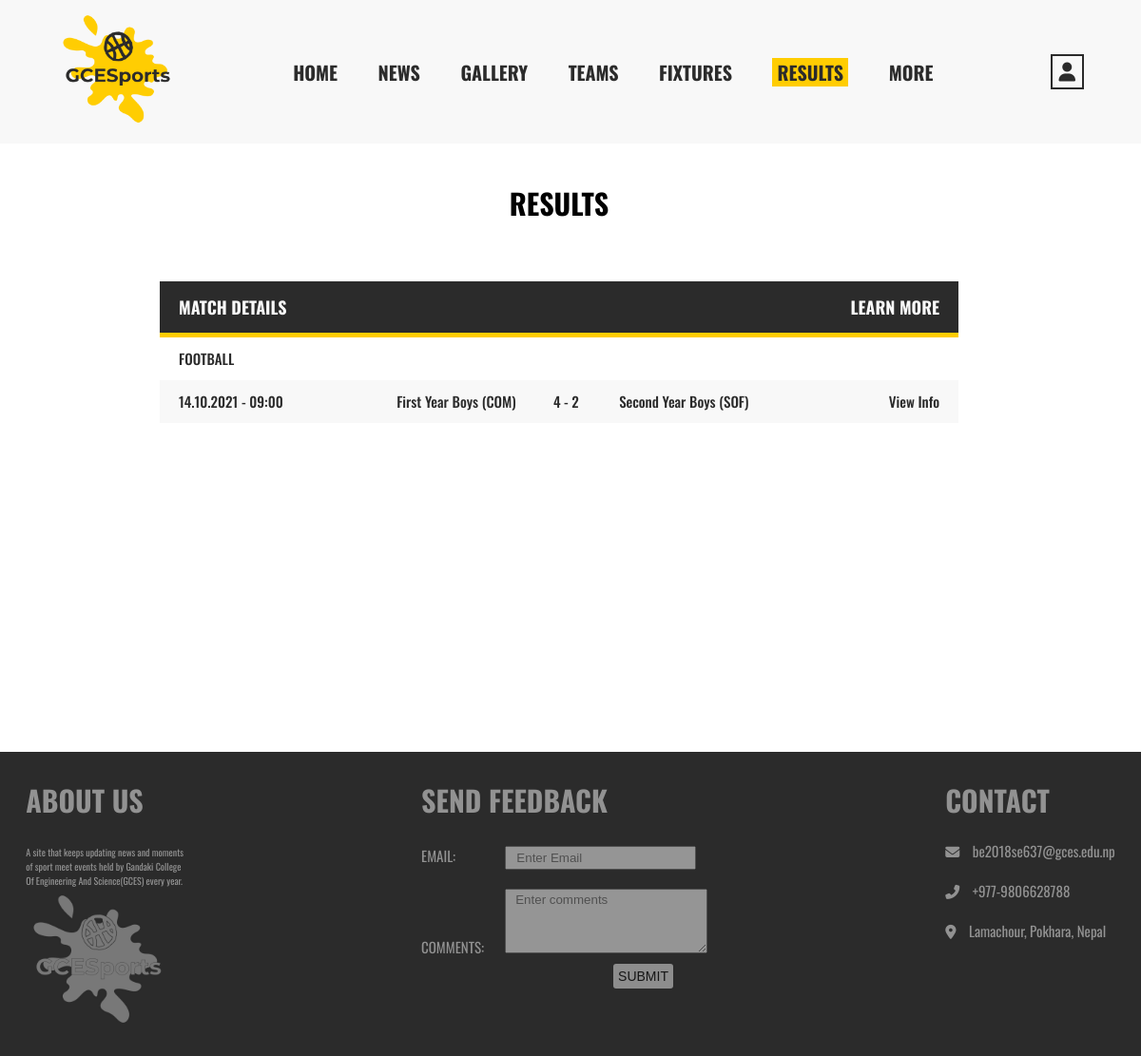
The page /results.php (signed in) on the database its author committed.
### tables this page shows
CREATE TABLE `resultspanel` (
  `id` int(255) NOT NULL,
  `sports` varchar(255) NOT NULL,
  `gender` varchar(255) NOT NULL,
  `firstname` varchar(255) NOT NULL,
  `firstfaculty` varchar(255) NOT NULL,
  `firstscore` varchar(255) NOT NULL,
  `secondname` varchar(255) NOT NULL,
  `secondfaculty` varchar(255) NOT NULL,
  `secondscore` varchar(255) NOT NULL,
  `date` date NOT NULL,
  `time` time NOT NULL,
  `title` varchar(255) NOT NULL,
  `info` text NOT NULL
);

### main/controllers/resultspanel.php (called while the page is built, shortened)
<?php
include(ROOT_PATH . '/main/database/db.php');
$prestable = 'resultspanel';
$results = selectAll($prestable);
?>

### main/database/db.php (called while the page is built, shortened)
<?php
require('connect.php');
function selectAll($table, $conditions = [])
{
    global $conn;
    $sql = "SELECT * FROM $table";
    if(empty($conditions)) {
        $stmt = $conn->prepare($sql);
        $stmt->execute();
        $records = $stmt->get_result()->fetch_all(MYSQLI_ASSOC);
        return $records;
    }
}

### results.php (the view, shortened to what this page needs)
<?php
include(ROOT_PATH . '/main/controllers/resultspanel.php');
?>
<!DOCTYPE html>
<html lang="en">
<head>
    <link rel="stylesheet" href="./src/style/results.css?v=<?php echo time(); ?>" />
    <link rel="stylesheet" href="./src/style/header.css?v=<?php echo time(); ?>" />
    <link rel="stylesheet" href="./src/style/footer.css?v=<?php echo time(); ?>" />
</head>
<body>
    <?php include(ROOT_PATH . '/main/includes/header.php'); ?>
    <section class="results-container">
        <h1>RESULTS</h1>
        <table>
            <thead>
                <th>Match Details</th>
                <th></th>
                <th></th>
                <th></th>
                <th></th>
                <th></th>
                <th>Learn More</th>
            </thead>
            <tbody>
                <?php $typesof = array(
                    'football', 'basketball', 'volleyball', 'cricket', 'badminton', 'tabletennis', 'chess'
                );
                ?>
                <?php for ($i = 0; $i < 7; $i++) : ?>
                    <?php foreach ($results as $key => $result) : ?>
                        <?php if ($result['sports'] === $typesof[$i] && $result['firstscore'] <> '?' && $result['secondscore'] <> '?') : ?>
                            <tr>
                                <td style="text-transform: uppercase; font-size:15px;" colspan="8">
                                    <?php
                                    echo $result['sports'];
                                    break;
                                    ?>
                        <?php endif; ?>
                    <?php endforeach; ?>
                    <?php foreach ($results as $key => $result) : ?>
                        <?php if ($result['sports'] === $typesof[$i] && $result['firstscore'] <> '?' && $result['secondscore'] <> '?') : ?>
                            <tr>
                                <td>
                                    <?php
                                    echo date('d', strtotime($result['date'])) . '.' . date('m', strtotime($result['date'])) . '.' . date('Y', strtotime($result['date'])) .
                                        ' - ' . date('H', strtotime($result['time'])) . ':' . date('i', strtotime($result['time']));
                                    ?>
                                </td>
                                <td style="text-transform: capitalize;"><?php echo $result['firstname'] . ' ' . $result['gender'] . ' (' . $result['firstfaculty'] . ')'; ?></>
                                <td><?php echo $result['firstscore']; ?></td>
                                <td>-</td>
                                <td><?php echo $result['secondscore']; ?></td>
                                <td style="text-transform: capitalize;"><?php echo $result['secondname']  . ' ' . $result['gender'] . ' (' . $result['secondfaculty'] . ')'; ?></td>
                                <td><a href="#" class="info-link">View Info</a></td>
                            </tr>
                        <?php endif; ?>
                    <?php endforeach; ?>
                <?php endfor; ?>
            </tbody>
        </table>
    </section>
    <?php include(ROOT_PATH . '/main/includes/footer.php') ?>
</body>
</html>

### src/style/results.css (style rules this page uses)
* { box-sizing: border-box; margin: 0; padding: 0; }
.results-container { display: flex; flex-direction: column; align-items: center; transform: translateX(-1%); margin-top: 40px; height: 75vh; }
.results-container h1 { font-family: 'Oswald', sans-serif; font-weight: 700; font-size: 30px; }
.results-container table { font-family: 'Oswald', sans-serif; border-collapse: collapse; margin-top: 60px; margin-bottom: 100px; width: 70%; }
.results-container table th { font-weight: 700; font-size: 18px; text-transform: uppercase; background-color: #2b2b2b; color: #f8f8f8; border-bottom: 5px solid #FFCD02; vertical-align: middle; line-height: 3; }
.results-container table tr { line-height: 3; color: #2b2b2b; }
.results-container table tr:nth-child(even) { background-color: #f8f8f8; }
.results-container table td { font-weight: 500; font-size: 15px; color: #2b2b2b; text-transform: capitalize; vertical-align: middle; }
.results-container table th:nth-child(1), .results-container table tr td:nth-child(1) { text-align: left; padding-left: 20px; }
.results-container table th:nth-child(7), .results-container table tr td:nth-child(7) { text-align: right; padding-right: 20px; }
.results-container table tr td:nth-child(2), .results-container table tr td:nth-child(3), .results-container table tr td:nth-child(4), .results-container table tr td:nth-child(5), .results-container table tr td:nth-child(6) { text-align: center; }
.info-link { text-decoration: none; color: #2b2b2b; }

### src/style/header.css (style rules this page uses)
html { font-size: 62.5%; }

### rows shown on the page
resultspanel: sports "FOOTBALL", date "14", date "10", date "2021", time "09", time "00", firstname "First Year", gender "Boys", firstfaculty "COM", firstscore "4", secondscore "2", secondname "Second Year", secondfaculty "SOF"
